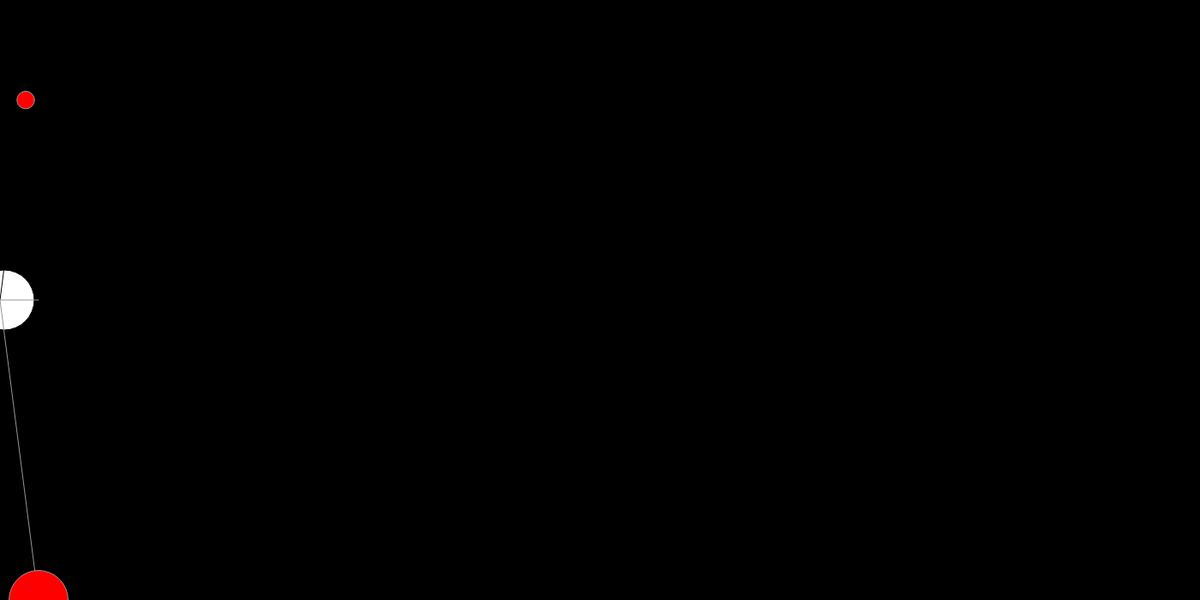
Frame 1 (no input)
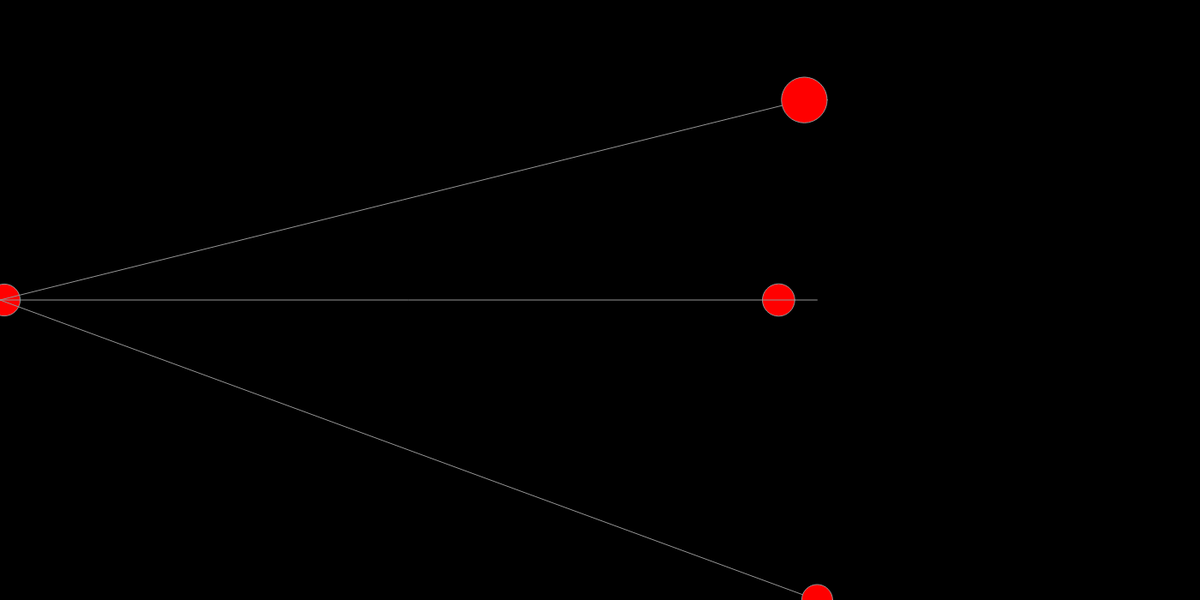
Frame 60 (no input)
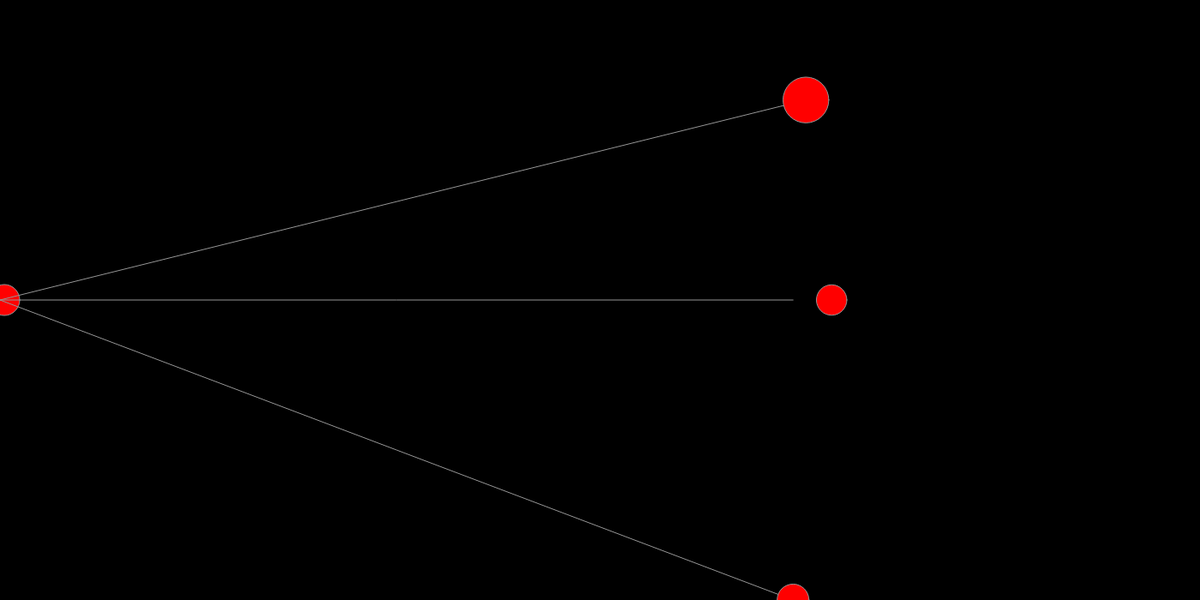
Frame 120 (the mouse pressed at the canvas centre since frame 60)

The p5.js sketch that drew these frames (run headless with seeded random() and noise() and a simulated clock; from frame 60 on, the mouse is pressed at the canvas centre):

// p5.js sketch
// ── sketch.js
var posicaoX2 = 5;
var posicaoX = 0;
var raio = 30;
var velocidade = 15;
var direcao = 1;
var direcao2 = 1;

function setup() {

createCanvas(1400, 700);
background(0);






}

function draw() {
background(0);


ellipse(posicaoX,height/2,raio,raio);

posicaoX = posicaoX+velocidade*direcao;

raio = map(posicaoX,15,width,70,20);


ellipse (posicaoX2,height/2,raio,raio);

posicaoX = posicaoX+velocidade*direcao;

raio = map(posicaoX,15,width,20,70);

fill('red')

line(posicaoX, height/6, 0, 350);
stroke(150);

ellipse(posicaoX,height/6,raio,raio);

posicaoX = posicaoX+velocidade*direcao;

raio = map(posicaoX,15,width,70,20);

line(posicaoX, height/2, 0, 350);
stroke(150);


line(posicaoX, height/1, 0, 350);
stroke(150);

ellipse(posicaoX,height/1,raio,raio);

posicaoX = posicaoX+velocidade*direcao;

raio = map(posicaoX,15,width,70,20);


//se a posicao em X for maior ou igual ao width então o passo volta a zero

//if position greater or equal to the width then postion equals zero

if(posicaoX >= width-raio && direcao > 0){

	direcao = -1;

	}

if(posicaoX <= 0+raio && direcao < 1){

    posicaoX = 0+raio;
	direcao = 1;

	}
if(posicaoX2 >= width-raio && direcao2 > 1){

		direcao = 1;

		}

if(posicaoX2 <= 1+raio && direcao2 < 1){

	    posicaoX = 0+raio;
		direcao = -1;

		}

}
